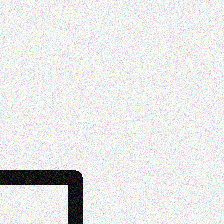
#> input picture Data/Dataset/line_aug_0249.png, 224 x 224 px; its folder holds only this picture in this run
$ python -i Utils.py   (imports and definitions only)
#> lines starting #> are read from the running program, lines starting #| are printed output that depends on the picture; after the words box and inside, x2 and y2 are one past the last pixel; in counts of white or black regions, pixels touching at a corner belong together
import cv2
import os
import numpy as np

# --- Funzione per la scala di grigi ---
def get_mask(image):
    gray = cv2.cvtColor(image, cv2.COLOR_BGR2GRAY)
    _, mask = cv2.threshold(gray, 0, 255, cv2.THRESH_BINARY_INV + cv2.THRESH_OTSU)
    return mask

def canonical_mask(img):
    if img is None:
        return None

    img_224 = cv2.resize(
        img,
        (224, 224),
        interpolation=cv2.INTER_NEAREST,
    )

    return get_mask(img_224)


def preprocess(img):
    mask = canonical_mask(img)

    if mask is None:
        raise ValueError("Immagine non valida.")

    mask = (mask / 255.0) * 2.0 - 1.0

    return np.stack([mask, mask, mask], axis=-1).astype(np.float32)

def normalize_error(error, min_error=-112, max_error=112):
    """Normalizza l'errore in un range [-1, 1] per la regressione."""
    if error is None:
        return None  # Return None for no line detected
    normalized = (error - min_error) / (max_error - min_error) * 2 - 1
    return np.clip(normalized, -1, 1)

# --- Funzioni per recuperare le immagini ---
def img_grab(base_dir=None, quantity="all", folders = None):
    if folders is None:
        folders=["Dataset", "ti"]

    if base_dir is None:
        base_dir = os.path.dirname(os.path.abspath(__file__))

    image_paths = []

    for folder in folders:
        dataset_dir = os.path.join(base_dir, "..", "Data", folder)

        for filename in sorted(os.listdir(dataset_dir)):
            if filename.lower().endswith(".png"):
                image_paths.append(
                    (filename, os.path.join(dataset_dir, filename))
                )

        if quantity != "all":
            image_paths = image_paths[:quantity]

    return image_paths

>>> import cv2
>>> picture = cv2.imread('../Data/Dataset/line_aug_0249.png')
#> picture is the input picture: shape (224, 224, 3); mean B, G, R 232, 232.1, 232
>>> result = canonical_mask(picture)
#> in get_mask, `gray = cv2.cvtColor(image, cv2.COLOR_BGR2GRAY)`:
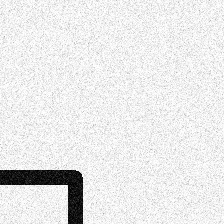
#> gray: shape (224, 224); min 0, max 255, mean 232.1
#> in get_mask, `_, mask = cv2.threshold(gray, 0, 255, cv2.THRESH_BINARY_INV + cv2.THRE..`:
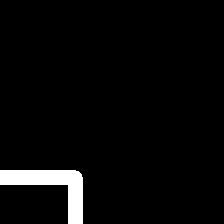
#> mask: shape (224, 224); 3.6% white; 1 white region, box (x1, y1, x2, y2) and area: (0, 170, 83, 224) 1811

$ run again, on Data/Dataset/line_aug_0917.png
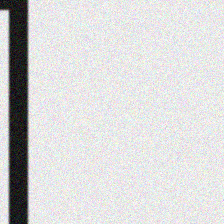
#> input picture Data/Dataset/line_aug_0917.png, 224 x 224 px
#> picture is the input picture: shape (224, 224, 3); mean B, G, R 215.4, 215.3, 215.4
#> in get_mask, `gray = cv2.cvtColor(image, cv2.COLOR_BGR2GRAY)`:
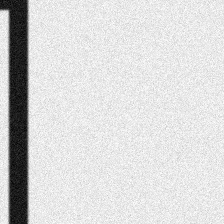
#> gray: shape (224, 224); min 3, max 255, mean 215.3
#> in get_mask, `_, mask = cv2.threshold(gray, 0, 255, cv2.THRESH_BINARY_INV + cv2.THRE..`:
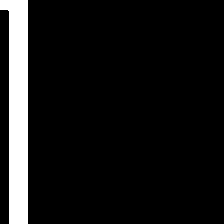
#> mask: shape (224, 224); 8.7% white; 1 white region, box (x1, y1, x2, y2) and area: (0, 0, 28, 224) 4347

$ run again, on Data/Dataset/line_aug_1029.png
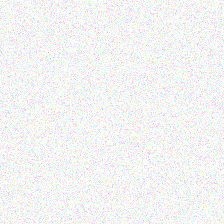
#> input picture Data/Dataset/line_aug_1029.png, 224 x 224 px
#> picture is the input picture: shape (224, 224, 3); mean B, G, R 243.8, 243.8, 243.7
#> in get_mask, `gray = cv2.cvtColor(image, cv2.COLOR_BGR2GRAY)`:
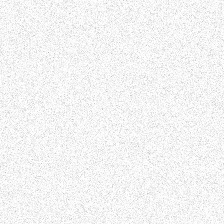
#> gray: shape (224, 224); min 179, max 255, mean 243.8
#> in get_mask, `_, mask = cv2.threshold(gray, 0, 255, cv2.THRESH_BINARY_INV + cv2.THRE..`:
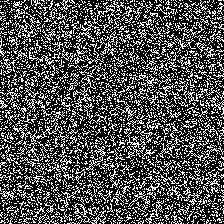
#> mask: shape (224, 224); 31% white in thin lines or dots

$ run again, on Data/Dataset/line_aug_1063.png
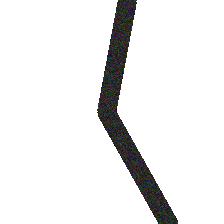
#> input picture Data/Dataset/line_aug_1063.png, 224 x 224 px
#> picture is the input picture: shape (224, 224, 3); mean B, G, R 235.7, 235.7, 235.7
#> in get_mask, `gray = cv2.cvtColor(image, cv2.COLOR_BGR2GRAY)`:
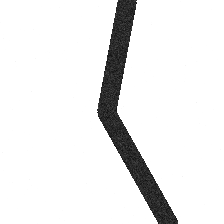
#> gray: shape (224, 224); min 15, max 255, mean 235.7
#> in get_mask, `_, mask = cv2.threshold(gray, 0, 255, cv2.THRESH_BINARY_INV + cv2.THRE..`:
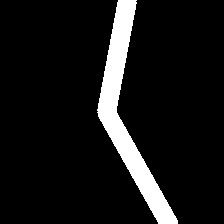
#> mask: shape (224, 224); 9.1% white; 1 white region, box (x1, y1, x2, y2) and area: (97, 0, 178, 224) 4542
